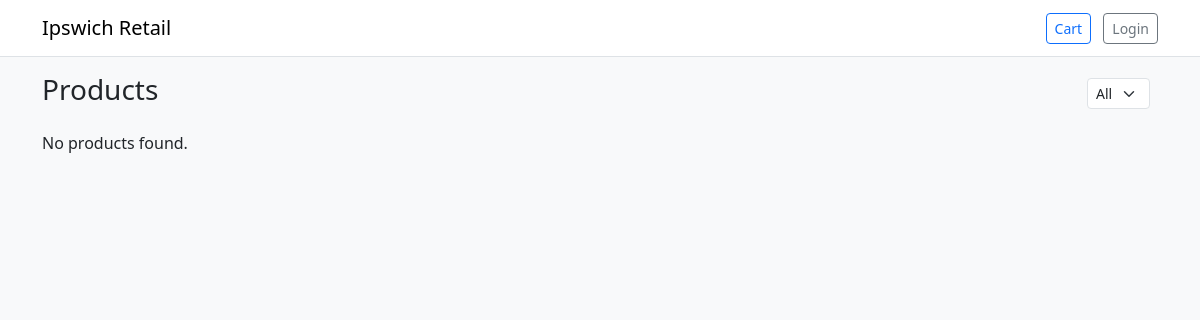
Before: / with the older database file.
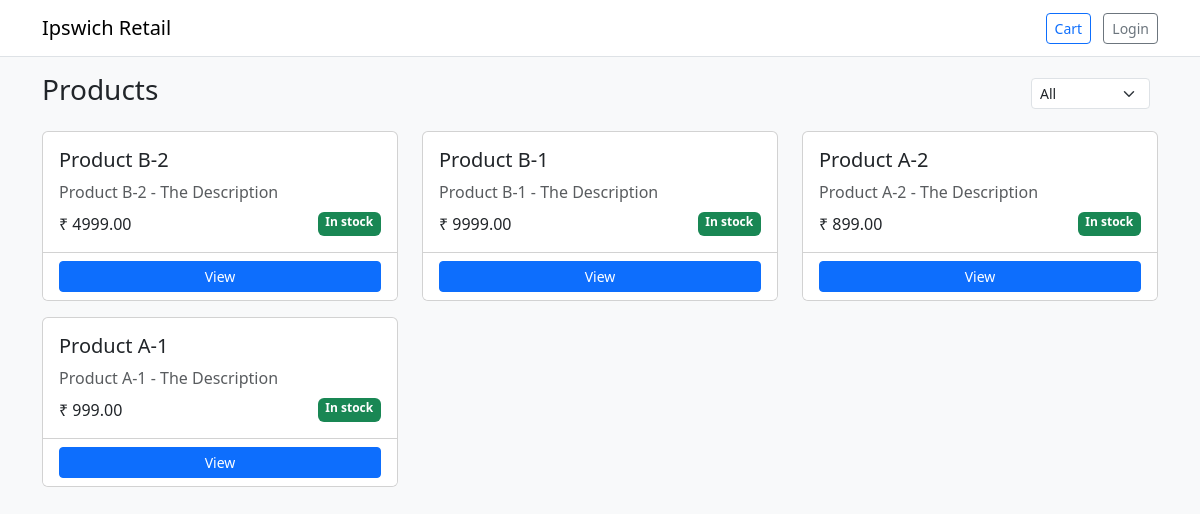
After: the same page with the newer database file.
### catalog/models.py (models this page shows, shortened)
class Product(models.Model):
    category = models.ForeignKey(Category, related_name="products",
                                 on_delete=models.SET_NULL, null=True, blank=True)
    name = models.CharField(max_length=120)
    description = models.TextField(blank=True)
    price = models.DecimalField(max_digits=8, decimal_places=2)
    stock = models.PositiveIntegerField(default=0)
    created_at = models.DateTimeField(auto_now_add=True)
    @property
    def in_stock(self): return self.stock > 0

### catalog/views.py (the view)
# urls.py: path("", views.home, name="home"),
def home(request):
    cat = request.GET.get("category")
    qs = Product.objects.all().order_by("-created_at")
    if cat: qs = qs.filter(category__name__iexact=cat)
    cats = Category.objects.all()
    return render(request, "catalog/home.html", {"products": qs, "categories": cats, "active": cat})

### templates/catalog/home.html (shortened to what this page needs)
{% extends "base.html" %}{% block content %}
<div class="d-flex align-items-center mb-3">
  <h3 class="me-3">Products</h3>
  <div class="ms-auto">
    <form method="get" class="d-flex">
      <select name="category" class="form-select form-select-sm me-2" onchange="this.form.submit()">
        <option value="">All</option>
      </select>
    </form>
  </div>
</div>
<div class="row">
  {% for p in products %}
    <div class="col-md-4 mb-3">
      <div class="card h-100">
        <div class="card-body">
          <h5 class="card-title">{{ p.name }}</h5>
          <p class="card-text text-muted mb-2">{{ p.description|truncatechars:120 }}</p>
          <div class="d-flex justify-content-between">
            <span>₹ {{ p.price }}</span>
            {% if p.in_stock %}<span class="badge bg-success">In stock</span>
            {% else %}<span class="badge bg-secondary">Out of stock</span>{% endif %}
          </div>
        </div>
        <div class="card-footer bg-white">
          <a href="{% url 'product_detail' p.pk %}" class="btn btn-sm btn-primary w-100">View</a>
        </div>
      </div>
    </div>
  {% empty %}
    <p>No products found.</p>
  {% endfor %}
</div>
{% endblock %}

### templates/base.html (shortened to what this page needs)
<!doctype html>
<html lang="en">
  <head>
    <link href="https://cdn.jsdelivr.net/npm/bootstrap@5.3.3/dist/css/bootstrap.min.css" rel="stylesheet">
  </head>
  <body class="bg-light">
    <nav class="navbar navbar-expand-lg bg-white border-bottom mb-3">
      <div class="container">
        <a class="navbar-brand" href="/">Ipswich Retail</a>
        <div>
          <a class="btn btn-sm btn-outline-primary me-2" href="/cart/">Cart</a>
          {% if user.is_authenticated %}
            <a class="btn btn-sm btn-outline-secondary" href="/users/logout/">Logout</a>
          {% else %}
            <a class="btn btn-sm btn-outline-secondary" href="/users/login/">Login</a>
          {% endif %}
        </div>
      </div>
    </nav>
    <main class="container">{% block content %}{% endblock %}</main>
  </body>
</html>

Changed rows visible on the page:
added Product: name "Product B-2", description "Product B-2 - The Description", price "4999.00", stock "In stock"
added Product: name "Product B-1", description "Product B-1 - The Description", price "9999.00", stock "In stock"
added Product: name "Product A-2", description "Product A-2 - The Description", price "899.00", stock "In stock"
added Product: name "Product A-1", description "Product A-1 - The Description", price "999.00", stock "In stock"
Other visible differences:
text no longer shown: "No products found."
